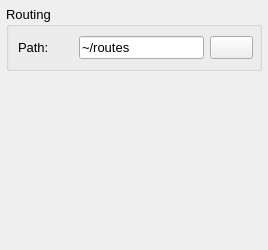
                           <widget class="QWidget" name="tabNavi">
                            <property name="minimumSize">
                             <size>
                              <width>0</width>
                              <height>250</height>
                             </size>
                            </property>
                            <attribute name="title">
                             <string>Navi</string>
                            </attribute>
                            <layout class="QVBoxLayout" name="verticalLayout_40">
                             <property name="margin">
                              <number>6</number>
                             </property>
                             <item>
                              <widget class="QGroupBox" name="groupBox_13">
                               <property name="sizePolicy">
                                <sizepolicy hsizetype="Minimum" vsizetype="Minimum">
                                 <horstretch>0</horstretch>
                                 <verstretch>0</verstretch>
                                </sizepolicy>
                               </property>
                               <property name="font">
                                <font>
                                 <pointsize>10</pointsize>
                                </font>
                               </property>
                               <property name="title">
                                <string>Routing</string>
                               </property>
                               <layout class="QVBoxLayout" name="verticalLayout_34">
                                <property name="leftMargin">
                                 <number>9</number>
                                </property>
                                <property name="topMargin">
                                 <number>9</number>
                                </property>
                                <property name="rightMargin">
                                 <number>0</number>
                                </property>
                                <property name="bottomMargin">
                                 <number>9</number>
                                </property>
                                <item>
                                 <layout class="QHBoxLayout" name="horizontalLayout_23">
                                  <property name="rightMargin">
                                   <number>6</number>
                                  </property>
                                  <item>
                                   <widget class="QLabel" name="label_21">
                                    <property name="minimumSize">
                                     <size>
                                      <width>55</width>
                                      <height>0</height>
                                     </size>
                                    </property>
                                    <property name="text">
                                     <string>Path:</string>
                                    </property>
                                   </widget>
                                  </item>
                                  <item>
                                   <widget class="QLineEdit" name="label_route_path">
                                    <property name="minimumSize">
                                     <size>
                                      <width>0</width>
                                      <height>0</height>
                                     </size>
                                    </property>
                                    <property name="text">
                                     <string>~/routes</string>
                                    </property>
                                   </widget>
                                  </item>
                                  <item>
                                   <widget class="QPushButton" name="button_browseroutefolder">
                                    <property name="text">
                                     <string/>
                                    </property>
                                    <property name="icon">
                                     <iconset resource="luckygps.qrc">
                                      <normaloff>:/icons/folder.png</normaloff>:/icons/folder.png</iconset>
                                    </property>
                                   </widget>
                                  </item>
                                 </layout>
                                </item>
                               </layout>
                              </widget>
                             </item>
                             <item>
                              <spacer name="verticalSpacer_8">
                               <property name="orientation">
                                <enum>Qt::Vertical</enum>
                               </property>
                               <property name="sizeHint" stdset="0">
                                <size>
                                 <width>0</width>
                                 <height>0</height>
                                </size>
                               </property>
                              </spacer>
                             </item>
                            </layout>
                           </widget>
